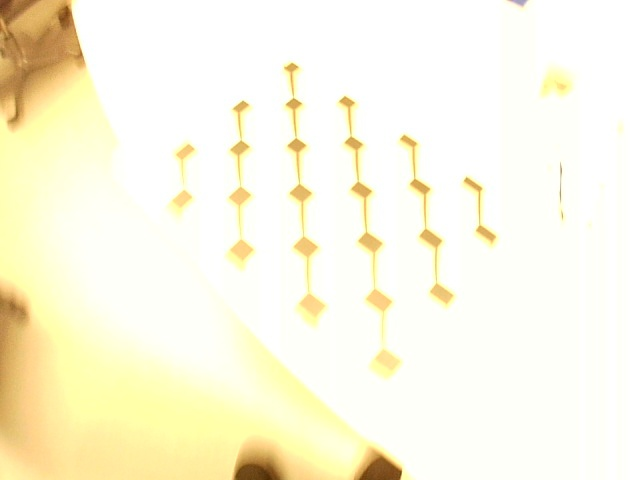
#> input picture Calibration/calibration_images/image_20250127_191407.jpg, 640 x 480 px, found by its file name; its folder holds 4 pictures in this run
$ python CameraCalibration.py
#> lines starting #> are read from the running program, lines starting #| are printed output that depends on the picture
import cv2
import numpy as np
import os


def calibrate_camera(images_dir, pattern_size=(9, 6), square_size=0.025):
    """
    Calibrate the camera using checkerboard images.

    Args:
        images_dir (str): Directory containing calibration images.
        pattern_size (tuple): Number of internal corners per a chessboard row and column (cols, rows).
        square_size (float): Size of a square in your defined unit (e.g., meters).

    Returns:
        dict: Calibration results containing intrinsic matrix, distortion coefficients, and more.
    """
#> called with images_dir = 'calibration_images', pattern_size = (9, 6), square_size = 0.025
    # Termination criteria for corner subpixel refinement
    criteria = (cv2.TERM_CRITERIA_EPS + cv2.TERM_CRITERIA_MAX_ITER, 30, 0.001)

    # Prepare object points, e.g., (0,0,0), (1,0,0), ..., (8,5,0)
    objp = np.zeros((pattern_size[0] * pattern_size[1], 3), np.float32)
    objp[:, :2] = np.mgrid[0:pattern_size[0], 0:pattern_size[1]].T.reshape(-1, 2)
    objp *= square_size

    # Arrays to store object points and image points
    objpoints = []  # 3D points in real-world space
    imgpoints = []  # 2D points in image plane

    # Load images
    images = [os.path.join(images_dir, f) for f in os.listdir(images_dir) if f.endswith(".jpg")]

    for fname in images:
        img = cv2.imread(fname)
#> img is the input picture: shape (480, 640, 3); mean B, G, R 225.6, 247.8, 251.6
        gray = cv2.cvtColor(img, cv2.COLOR_BGR2GRAY)
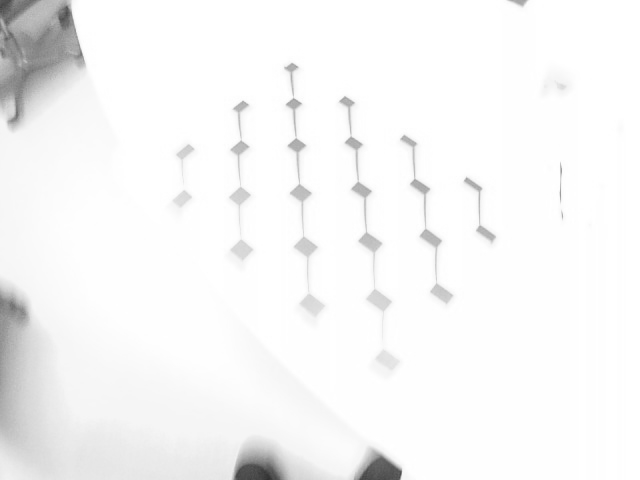
#> gray: shape (480, 640); min 48, max 255, mean 246.4

        # Find the chessboard corners
        ret, corners = cv2.findChessboardCorners(gray, pattern_size, None)
#> ret = False; corners = None

        if ret:
            objpoints.append(objp)

            # Refine corner locations
            corners2 = cv2.cornerSubPix(gray, corners, (11, 11), (-1, -1), criteria)
            imgpoints.append(corners2)

            # Draw and display the corners
            cv2.drawChessboardCorners(img, pattern_size, corners2, ret)
            cv2.imshow("Corners", img)
            cv2.waitKey(100)

    cv2.destroyAllWindows()

    # Perform camera calibration
#> (the run stopped early here; a loop or call above may not have finished)
